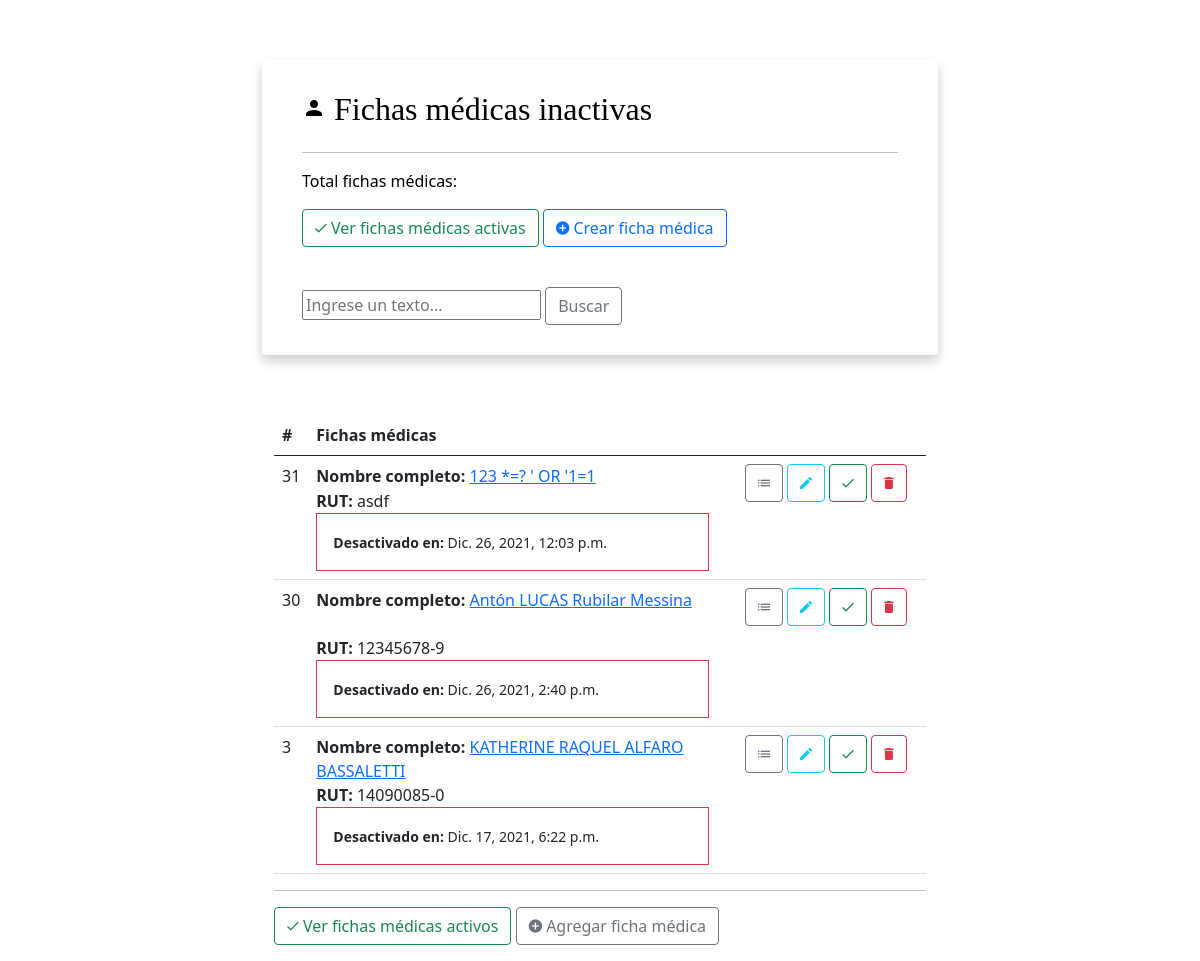
The app's page /listar_ficha_medica_inactiva/ (signed in) with its own data.
### personas/models.py (models this page shows, shortened)
class Persona(models.Model):
    primer_nombre = models.CharField(max_length=50, verbose_name='Primer nombre', help_text='')
    otros_nombres = models.CharField(max_length=50, null=True, blank=True, verbose_name='Otros nombres', help_text='')
    apellido_paterno = models.CharField(max_length=50, verbose_name='Apellido paterno', help_text='')
    apellido_materno = models.CharField(max_length=50, verbose_name='Apellido materno', help_text='')
    invertir_apellidos = models.BooleanField(default=False, null=True, blank=True, verbose_name='Invertir apellidos', help_text='Esta opción permite poner el apellido materno antes del apellido paterno.')
    nombre_completo = models.CharField(max_length=250, null=True, blank=True, verbose_name='Nombre completo', help_text='')
    rut = models.CharField(max_length=10, null=True, blank=True, verbose_name='Rut', help_text='Rut con dígito verificador. Formato: 12345678-9')
    estado_civil = models.CharField(max_length=50, null=True, blank=True, verbose_name='Estado Civil', help_text='')
    fecha_nac = models.DateField(null=True, blank=True, verbose_name='Fecha de nacimiento', help_text='')
    fono_fijo = models.CharField(max_length=10, null=True, blank=True, verbose_name='Teléfono Fijo', help_text='Formato: 12 3456 7890')
    fono_movil1 = models.CharField(max_length=9, null=True, blank=True, verbose_name='Teléfono Móvil 1', help_text='Formato: 9 1234 5678')
    fono_movil2 = models.CharField(max_length=9, null=True, blank=True, verbose_name='Teléfono Móvil 2', help_text='Formato: 9 1234 5678')
    email  = models.EmailField(max_length=250, null=True, blank=True, verbose_name='Email')
    direccion = models.TextField(null=True, blank=True, verbose_name='Dirección', help_text='')
    ciudad = models.CharField(max_length=50, null=True, blank=True, verbose_name='Ciudad', help_text='')
    observaciones = models.TextField(null=True, blank=True, verbose_name='Observaciones', help_text='Escriba sus observaciones.')
    activo  = models.BooleanField(null=True, blank=True, default=True, verbose_name='Activo')
    created = models.DateTimeField(auto_now_add=True, null=True, blank=True, verbose_name='Fecha de creación')
    updated = models.DateTimeField(auto_now=True, null=True, blank=True, verbose_name='Fecha de última modificación')
    deleted = models.DateTimeField(null=True, blank=True, verbose_name='Fecha de desactivación')
    class Meta:
        verbose_name = 'Persona'
        verbose_name_plural = 'Personas'
        ordering = ['-id']

### personas/views.py (the view)
# urls.py: path('listar_ficha_medica_inactiva/', personas.views.persona_inactivo_index, name='persona_inactivo_index'),
@login_required(login_url='entrar')
def persona_inactivo_index(request, *args, **kwargs):
    queryset = Persona.objects.filter(activo=False) # Lista de objetos
    cantidad = queryset.count() #necesario para el total
    paginator = Paginator(queryset, cantidad_elementos)
    page_number = request.GET.get('pag')
    page_obj = paginator.get_page(page_number)
    context = {
        'page' : 'Fichas médicas inactivas',
        'description' : '',
        'icon' : 'person',
        'singular' : 'ficha médica',
        'plural' : 'fichas médicas',
        'url_activo_index' : 'persona_index',
        'url_inactivo_index' : 'persona_inactivo_index',
        'url_crear' : 'persona_crear',
        'url_ver' : 'persona_ver',
        'url_editar' : 'persona_editar',
        'url_desactivar' : 'persona_desactivar',
        'url_activar' : 'persona_activar',
        'url_eliminar' : 'persona_eliminar',
        'asdf' : asdf,
        'cantidad' : cantidad,
        'object_list': page_obj
    }
    return render(request, 'personas/persona_index.html', context)

### personas/templates/personas/persona_index.html (shortened to what this page needs)
{% extends "base.html" %}
{% load static %}
{% block content %}
      <div class="card page-header">
        <h2 class="page-title"><i class="material-icons">{{ icon }}</i> {{ page }}</h2>
        <hr/>
        <p class="card-text">{{ description }} Total fichas médicas: {{ count }}</p>
        <div class="page-header-actions">
          <p class="card-text">
          {% if 'inactiv' in request.path %}
          <a href="{% url url_activo_index %}" class="btn btn-outline-success btn-round btn-icon" data-toggle="tooltip">
            <i class="icon md-check" aria-hidden="true"></i>
            Ver fichas médicas activas
          </a>
        {% else %}
          <a href="{% url url_inactivo_index %}" class="btn btn-outline-warning btn-round btn-icon" data-toggle="tooltip">
            <i class="icon md-delete" aria-hidden="true"></i>
            Ver fichas médicas inactivas
          </a>
        {% endif %}
          <a href="{% url url_crear %}" class="btn btn-outline-primary btn-round btn-icon" data-toggle="tooltip">
            <i class="icon md-plus-circle" aria-hidden="true"></i>
            Crear ficha médica
          </a>
        </p><br />
          <form class="" method="POST" action="{% url 'persona_buscar' %}">
            <input class="" id="busqueda" name="busqueda" type="search" value="{{ busqueda }}" placeholder="Ingrese un texto..." aria-label="Buscar" />
            <button class=" btn btn-outline-secondary" type="submit">Buscar</button>
          </form>
        </div>
      </div>
      <div class="page-content container-fluid">
      {% if object_list %}
          <div class="panel">
            <div class="panel-body">
              <div class="">
                <table class="table">
                    <thead class="table-default">
                      <tr>
                        <th>#</th>
                        <th>{{ plural|capfirst }}</th>
                      </tr>
                    </thead>
                    <tbody>
                  {% for item in object_list %}
                      <tr>
                        <td> {{ item.id }} </td>
                        <td>
                        <div class="row">
                          <div class="col-md-8">
                            {% if item.invertir_apellidos == False %}
                              {% if item.primer_nombre %}
                                <div><strong>Nombre completo:</strong>
                                  <a href="{% url url_ver item.id %}">{{ item.primer_nombre }} {% if item.otros_nombres %} {{ item.otros_nombres }} {% endif %} {{ item.apellido_paterno }} {{ item.apellido_materno }}</a>
                                {% if item.activo == True %}
                                  <span class="badge badge-success">Activo</span>
                                {% else %}
                                  <span class="badge badge-warning">Inactivo</span>
                                {% endif %}
                                </div>
                              {% endif %}
                            {% endif %}
                            {% if item.rut %}
                              <div><strong>RUT:</strong> {{ item.rut }}</div>
                            {% endif %}
                            {% if item.deleted != None %}<div class="card-body border border-danger"><small><strong>Desactivado en:</strong> {{item.deleted}} </small></div>{% endif %}
                          </div>
                          <div class="col-md-4 text-center">
                            <a href="{% url url_ver item.id %}" class="btn btn-outline-secondary btn-round btn-icon" title="Revisar" data-toggle="tooltip" data-original-title="Revisar">
                              <i class="icon md-view-list-alt" aria-hidden="true"></i></a>
                            <a href="{% url url_editar item.id %}" class="btn btn-outline-info btn-round btn-icon" title="Editar" data-toggle="tooltip" data-original-title="Editar">
                              <i class="icon md-edit" aria-hidden="true"></i></a>
                          {% if item.activo == True %}
                            <a href="{% url url_desactivar item.id %}" class="btn btn-outline-warning btn-round btn-icon" title="Desactivar" data-toggle="tooltip" data-original-title="Desactivar">
                              <i class="icon md-delete" aria-hidden="true"></i></a>
                          {% else %}
                            <a href="{% url url_activar item.id %}" class="btn btn-outline-success btn-round btn-icon" title="Activar" data-toggle="tooltip" data-original-title="Activar">
                              <i class="icon md-check" aria-hidden="true"></i></a>
                          {% endif %}
                            <a href="{% url url_eliminar item.id %}" class="btn btn-outline-danger btn-round btn-icon" title="Eliminar" data-toggle="tooltip" data-original-title="Eliminar">
                              <i class="icon md-delete" aria-hidden="true"></i></a>
                          </div>
                        </div>
                        </td>
                      </tr>
                  {% endfor %}
                  </tbody>
                </table>
              </div>
            </div>
          </div>
      {% else %}
          <div class="alert alert-warning" role="alert">
            No existen registros.
          </div>
      {% endif %}
        <hr />
        <div class="text-right">
                {% if 'inactiv' in request.path %}
          <a href="{% url url_activo_index %}" class="btn btn-outline-success btn-round"><i class="icon md-check" aria-hidden="true"></i> Ver {{ plural }} activos</a>
                {% else %}
          <a href="{% url url_inactivo_index %}" class="btn btn-outline-warning btn-round"><i class="icon md-delete" aria-hidden="true"></i> Ver {{ plural }} inactivos</a>
                {% endif %}
          <a href="{% url url_crear %}" class="btn btn-outline-secondary btn-round"><i class="icon md-plus-circle" aria-hidden="true"></i> Agregar {{ singular }}</a>
        </div>
      </div>
{% endblock content %}

### static/css/style.css (style rules this page uses)
body { color: #000; overflow-x: hidden; height: 100%; background-repeat: no-repeat; background-size: 100% 100%; }
.card { padding: 30px 40px; margin-top: 60px; margin-bottom: 60px; border: none !important; box-shadow: 0 6px 12px 0 rgba(0, 0, 0, 0.2) }
h1, h2 { font-family: 'Bree Serif', serif; }

### records on screen
Persona: id "31", primer_nombre "123", apellido_paterno "*=?", apellido_materno "' OR '1=1", rut "asdf", deleted "Dic. 26, 2021, 12:03 p.m.", activo False (drawn)
Persona: id "30", primer_nombre "Antón", otros_nombres "LUCAS", apellido_paterno "Rubilar", apellido_materno "Messina", rut "12345678-9", deleted "Dic. 26, 2021, 2:40 p.m.", activo False (drawn)
Persona: id "3", primer_nombre "KATHERINE", otros_nombres "RAQUEL", apellido_paterno "ALFARO", apellido_materno "BASSALETTI", rut "14090085-0", deleted "Dic. 17, 2021, 6:22 p.m.", activo False (drawn)

### other values on screen
{{ page }} "Fichas médicas inactivas"
{{ plural|capfirst }} "Fichas médicas"
{{ plural }} "fichas médicas"
{{ singular }} "ficha médica"
